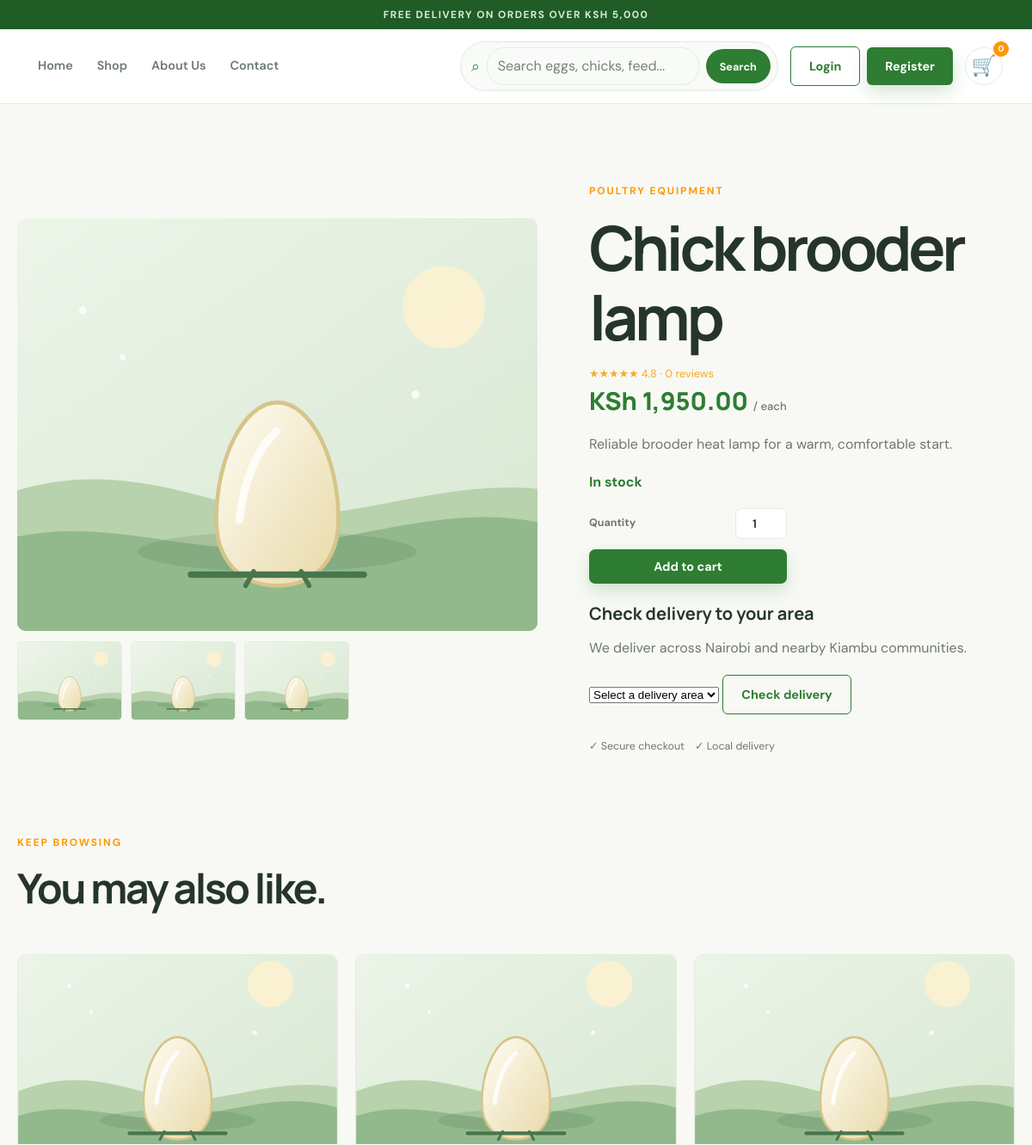
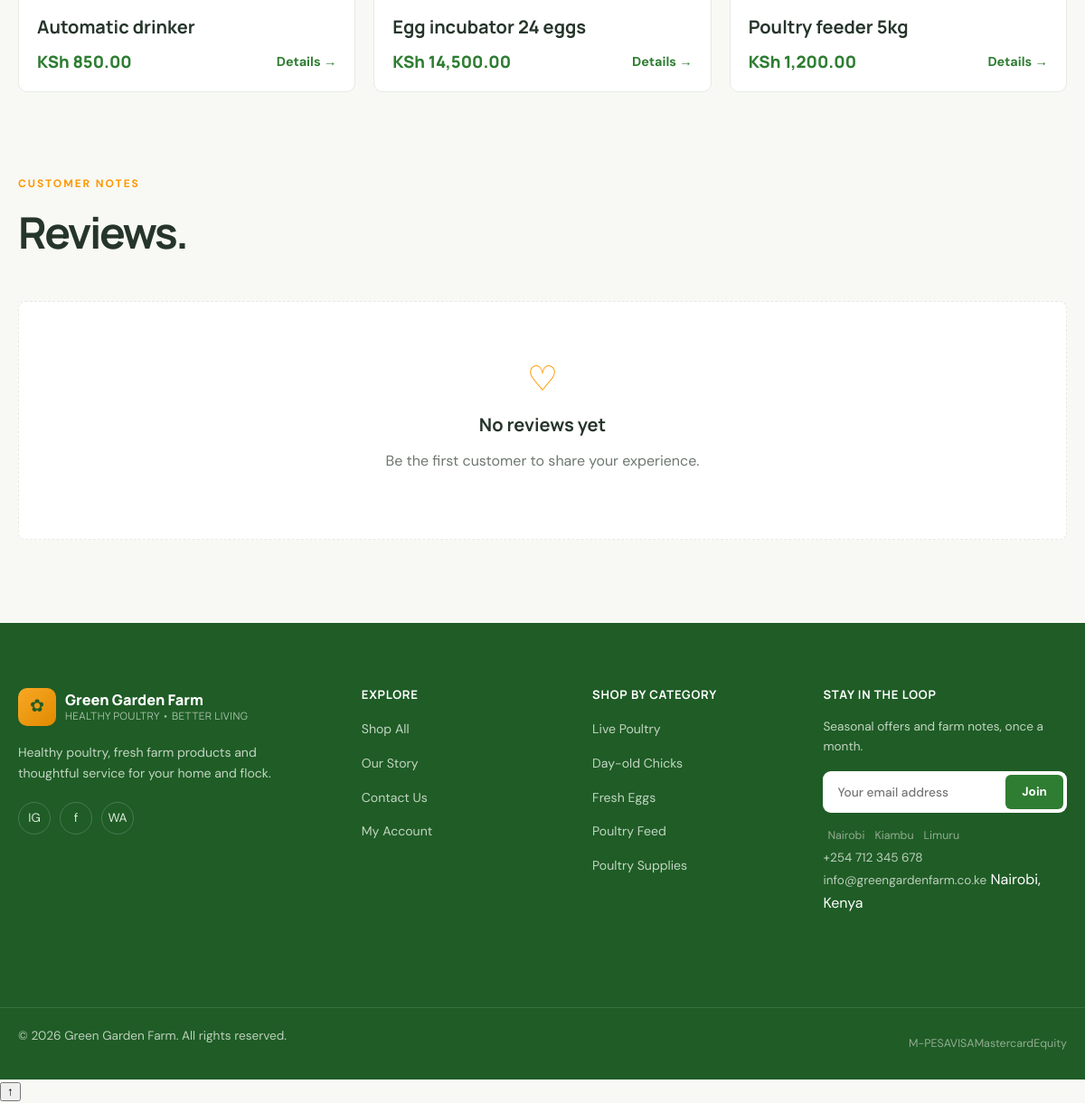
The app's page /product.php?id=19 with its own data (2 pictures, top to bottom).
### tables this page shows
CREATE TABLE products (id INT UNSIGNED AUTO_INCREMENT PRIMARY KEY, category_id INT UNSIGNED NOT NULL, name VARCHAR(140) NOT NULL, slug VARCHAR(160) NOT NULL UNIQUE, description TEXT NOT NULL, price DECIMAL(10,2) NOT NULL, stock INT NOT NULL DEFAULT 0, unit VARCHAR(40) NOT NULL DEFAULT 'pack', image VARCHAR(255), rating DECIMAL(2,1) NOT NULL DEFAULT 5.0, featured TINYINT(1) NOT NULL DEFAULT 0, batch_tracking TINYINT(1) NOT NULL DEFAULT 0, vaccinated TINYINT(1) NOT NULL DEFAULT 0, farm_fresh_daily TINYINT(1) NOT NULL DEFAULT 0, quality_assured TINYINT(1) NOT NULL DEFAULT 0, created_at TIMESTAMP DEFAULT CURRENT_TIMESTAMP, FOREIGN KEY (category_id) REFERENCES categories(id) ON DELETE RESTRICT);

CREATE TABLE categories (id INT UNSIGNED AUTO_INCREMENT PRIMARY KEY, name VARCHAR(80) NOT NULL UNIQUE, slug VARCHAR(100) NOT NULL UNIQUE, description TEXT);

### includes/batches.php (called while the page is built, shortened)
<?php
function product_available_stock(PDO $pdo, int $productId): int
{
    $statement = $pdo->prepare('SELECT stock, batch_tracking FROM products WHERE id = ?');
    $statement->execute([$productId]);
    $product = $statement->fetch();
    if (!(int) $product['batch_tracking']) {
        return max(0, (int) $product['stock']);
    }
    $statement = $pdo->prepare(
        "SELECT COALESCE(SUM(available_units), 0)
         FROM product_batches
         WHERE product_id = ? AND status = 'open'"
    );
    $statement->execute([$productId]);
    return (int) $statement->fetchColumn();
}

### config.php (called while the page is built, shortened)
<?php
function db(): PDO
{
    static $pdo;
    if (!$pdo) {
        $options = [
            PDO::ATTR_ERRMODE => PDO::ERRMODE_EXCEPTION,
            PDO::ATTR_DEFAULT_FETCH_MODE => PDO::FETCH_ASSOC,
        ];
        try {
            $pdo = new PDO(
                'mysql:host=' . DB_HOST . ';dbname=' . DB_NAME . ';charset=utf8mb4',
                DB_USER,
                DB_PASS,
                $options
            );
        } catch (PDOException $exception) {
            if ((int) $exception->errorInfo[1] !== 1049) {
                throw new RuntimeException(
                    'Unable to connect to MySQL. Check DB_HOST, DB_USER and DB_PASS in config.php.',
                    0,
                    $exception
                );
            }
            try {
                $server = new PDO('mysql:host=' . DB_HOST . ';charset=utf8mb4', DB_USER, DB_PASS, $options);
                $server->exec('CREATE DATABASE IF NOT EXISTS `' . DB_NAME . '` CHARACTER SET utf8mb4 COLLATE utf8mb4_unicode_ci');
                $pdo = new PDO(
                    'mysql:host=' . DB_HOST . ';dbname=' . DB_NAME . ';charset=utf8mb4',
                    DB_USER,
                    DB_PASS,
                    $options
                );
                $schemaPath = __DIR__ . '/database/schema.sql';
                if (is_readable($schemaPath)) {
                    $schema = file_get_contents($schemaPath);
                    $statements = preg_split('/;\s*(?:\r?\n|$)/', $schema ?: '');
                    foreach ($statements as $statement) {
                        $statement = trim($statement);
                        if ($statement !== '' && stripos($statement, 'CREATE DATABASE') !== 0 && stripos($statement, 'USE ') !== 0) {
                            $pdo->exec($statement);
                        }
                    }
                }
            } catch (PDOException $bootstrapException) {
                throw new RuntimeException(
                    'The golden_eggs database does not exist and could not be created. Import database/schema.sql in phpMyAdmin, then reload this page.',
                    0,
                    $bootstrapException
                );
            }
        }
    }
    return $pdo;
}
function e(?string $value): string
{
    return htmlspecialchars($value ?? '', ENT_QUOTES, 'UTF-8');
}
function money(float|int|string $amount): string
{
    return 'KSh ' . number_format((float) $amount, 2);
}
function stock_message(int $stock): string
{
    return 'In stock';
}
function csrf_token(): string
{
    return $_SESSION['csrf'] ??= bin2hex(random_bytes(32));
}

### includes/delivery.php (called while the page is built, shortened)
<?php
function cart_subtotal(PDO $pdo): float
{
    $cart = $_SESSION['cart'] ?? [];
    if (!$cart) {
        return 0.0;
    }
    $subtotal = 0.0;
    return $subtotal;
}

### product.php (the view, shortened to what this page needs)
<?php
require_once 'config.php';
require_once __DIR__ . '/includes/batches.php';
require_once __DIR__ . '/includes/delivery.php';
$id = filter_var($_GET['id'] ?? null, FILTER_VALIDATE_INT);
$product = null;
$related = [];
$reviews = [];
try {
    $statement = db()->prepare(
        'SELECT p.*, c.name AS category
         FROM products p
         JOIN categories c ON c.id = p.category_id
         WHERE p.id = ?'
    );
    $statement->execute([$id ?: 0]);
    $product = $statement->fetch();
    $product['stock'] = product_available_stock(db(), (int) $product['id']);
    $product['next_batch'] = (int) $product['batch_tracking']
        ? next_product_batch(db(), (int) $product['id'])
        : null;
    $statement = db()->prepare(
        'SELECT * FROM products
         WHERE category_id = ? AND id <> ?
         ORDER BY featured DESC, created_at DESC
         LIMIT 4'
    );
    $statement->execute([$product['category_id'], $id]);
    $related = $statement->fetchAll();
    $statement = db()->prepare(
        'SELECT r.*, u.full_name
         FROM reviews r
         JOIN users u ON u.id = r.user_id
         WHERE r.product_id = ?
         ORDER BY r.created_at DESC'
    );
    $statement->execute([$id]);
    $reviews = $statement->fetchAll();
} catch (Throwable $exception) {
    error_log('Product detail could not be loaded: ' . $exception->getMessage());
    flash('error', 'We could not load that product. Please try again shortly.');
    redirect('shop.php');
}
include 'includes/header.php';
$image = $product['image'] ?: 'assets/images/product-placeholder.svg';
?>
<section class="section product-detail">
    <div class="container">
        <div class="product-detail-grid">
            <div>
                <div class="gallery-main" id="gallery-main">
                    <img id="main-product-image" src="<?= e($image) ?>" alt="<?= e($product['name']) ?>" width="900" height="700">
                </div>
                <div class="gallery-thumbs">
                    <button type="button" data-gallery-image="<?= e($image) ?>">
                        <img src="<?= e($image) ?>" alt="Product image" width="120" height="90" loading="lazy">
                    </button>
                    <button type="button" data-gallery-image="https://images.unsplash.com/photo-1569288063643-5d29ad64dfb5?auto=format&fit=crop&w=1000&q=85">
                        <img src="https://images.unsplash.com/photo-1569288063643-5d29ad64dfb5?auto=format&fit=crop&w=220&q=80" alt="Farm poultry" width="120" height="90" loading="lazy">
                    </button>
                    <button type="button" data-gallery-image="https://images.unsplash.com/photo-1516467508483-a7212febe31a?auto=format&fit=crop&w=1000&q=85">
                        <img src="https://images.unsplash.com/photo-1516467508483-a7212febe31a?auto=format&fit=crop&w=220&q=80" alt="Poultry on the farm" width="120" height="90" loading="lazy">
                    </button>
                </div>
            </div>
            <div class="product-detail-copy">
                <div class="eyebrow"><?= e($product['category']) ?></div>
                <h1><?= e($product['name']) ?></h1>
                <div class="rating" aria-label="<?= e((string) $product['rating']) ?> out of 5 stars">
                    ★★★★★ <span><?= e((string) $product['rating']) ?> · <?= count($reviews) ?> reviews</span>
                </div>
                <p class="detail-price"><?= money($product['price']) ?> <small>/ <?= e($product['unit']) ?></small></p>
                <p><?= e($product['description']) ?></p>
                <?php if ($product['next_batch']): ?>
                    <div class="batch-release-card">
                        <strong>Next batch release</strong>
                        <time datetime="<?= e($product['next_batch']['hatch_date']) ?>" data-batch-countdown="<?= e($product['next_batch']['hatch_date']) ?>">
                            <?= e(date('j F Y', strtotime($product['next_batch']['hatch_date']))) ?>
                        </time>
                        <span><?= (int) $product['next_batch']['available_units'] ?> available for pre-order</span>
                    </div>
                <?php else: ?>
                    <div class="stock-message <?= $product['stock'] <= LOW_STOCK_THRESHOLD ? 'low-stock' : '' ?>">
                        <?= e(stock_message((int) $product['stock'])) ?>
                    </div>
                <?php endif; ?>
                <?php if ((int) $product['stock'] > 0): ?>
                    <div class="product-detail-purchase">
                        <label class="home-quantity-label" for="product-quantity">Quantity
                            <input class="home-quantity" id="product-quantity" type="number" min="1" max="<?= (int) $product['stock'] ?>" value="1" inputmode="numeric">
                        </label>
                        <button class="btn btn-primary home-add-cart" type="button" data-add-cart="<?= (int) $product['id'] ?>" data-csrf="<?= e(csrf_token()) ?>">Add to cart</button>
                    </div>
                    <span class="home-cart-feedback" data-cart-feedback aria-live="polite"></span>
                    <?php $deliverySubtotal = cart_subtotal(db()); $deliveryProductId = (int) $product['id']; include __DIR__ . '/includes/delivery-checker.php'; ?>
                <?php else: ?>
                    <button class="btn btn-outline" type="button" disabled>Currently unavailable</button>
                <?php endif; ?>
                <div class="trust-row"><span>✓ Secure checkout</span><span>✓ Local delivery</span></div>
            </div>
        </div>
        <?php if ($related): ?>
            <section class="section related-section">
                <div class="section-heading">
                    <div><div class="eyebrow">Keep browsing</div><h2>You may also like.</h2></div>
                </div>
                <div class="product-grid">
                    <?php foreach ($related as $item): ?>
                        <article class="product-card">
                            <a href="product.php?id=<?= (int) $item['id'] ?>">
                                <div class="product-image">
                                    <img src="<?= e($item['image'] ?: 'assets/images/product-placeholder.svg') ?>" alt="<?= e($item['name']) ?>" width="700" height="500" loading="lazy">
                                </div>
                            </a>
                            <div class="product-info">
                                <h3><a href="product.php?id=<?= (int) $item['id'] ?>"><?= e($item['name']) ?></a></h3>
                                <div class="product-meta"><span class="price"><?= money($item['price']) ?></span><a class="text-link" href="product.php?id=<?= (int) $item['id'] ?>">Details →</a></div>
                            </div>
                        </article>
                    <?php endforeach; ?>
                </div>
            </section>
        <?php endif; ?>
        <section class="review-section">
            <div class="section-heading"><div><div class="eyebrow">Customer notes</div><h2>Reviews.</h2></div></div>
            <?php if (!$reviews): ?>
                <div class="empty-state"><div class="empty-icon">♡</div><h3>No reviews yet</h3><p>Be the first customer to share your experience.</p></div>
            <?php endif; ?>
        </section>
    </div>
</section>
<?php include 'includes/footer.php'; ?>

### includes/delivery-checker.php (shortened to what this page needs)
<?php
$deliveryProductId = isset($deliveryProductId) ? (int) $deliveryProductId : 0;
?>
<section class="delivery-checker" data-delivery-checker data-subtotal="<?= e((string) ($deliverySubtotal ?? 0)) ?>"<?= $deliveryProductId ? ' data-product-id="' . $deliveryProductId . '"' : '' ?>>
    <h3>Check delivery to your area</h3>
    <p>We deliver across Nairobi and nearby Kiambu communities.</p>
    <form class="delivery-checker-form">
        <select id="delivery-area-<?= $deliveryProductId ?: 'cart' ?>" name="area" required>
            <option value="">Select a delivery area</option>
        </select>
        <button type="submit" class="btn btn-outline">Check delivery</button>
    </form>
</section>

### assets/css/style.css (style rules this page uses)
:root { --green:#2e7d32;--green-dark:#1f5c26;--gold:#f9a825;--orange:#ff9800;--ink:#26352a;--muted:#6d786f;--paper:#f8f9f5;--white:#fff;--line:#e5ebe3;--shadow:0 18px 50px rgba(32,61,39,.09) }
* { box-sizing:border-box }
html { scroll-behavior:smooth }
body { margin:0;background:var(--paper);color:var(--ink);font-family:'DM Sans',sans-serif;line-height:1.6 }
h1,h2,h3,h4 { font-family:Manrope,sans-serif;line-height:1.12;margin:0 0 16px }
h1 { font-size:clamp(2.8rem,6vw,5.8rem);letter-spacing:-.06em }
h2 { font-size:clamp(2rem,4vw,3.25rem);letter-spacing:-.05em }
h3 { font-size:1.25rem }
p { color:var(--muted);margin:0 0 18px }
a { color:inherit;text-decoration:none }
.container { width:min(1180px,calc(100% - 40px));margin:auto }
.btn { display:inline-flex;align-items:center;justify-content:center;border:0;border-radius:6px;padding:13px 21px;font:700 .9rem 'DM Sans';cursor:pointer;transition:.25s }
.btn-primary { background:var(--green);color:#fff;box-shadow:0 8px 20px rgba(46,125,50,.2) }
.btn-outline { border:1px solid var(--green);color:var(--green);background:transparent }
.section { padding:92px 0 }
.section-heading { display:flex;align-items:end;justify-content:space-between;gap:20px;margin-bottom:34px }
:root { --ink:#26352a;--green:#2e7d32 }
.product-image img { display:block;width:100%;height:100%;object-fit:cover }
.stock-message { font-weight:700;color:var(--green);margin:18px 0 }
.gallery-main { height:480px;border-radius:10px;overflow:hidden;background:#edf2eb }
.gallery-main img { width:100%;height:100%;object-fit:cover;transition:transform .4s ease }
.gallery-thumbs { display:flex;gap:10px;margin-top:12px }
.gallery-thumbs button { border:1px solid var(--line);padding:0;background:#fff;border-radius:5px;overflow:hidden;cursor:pointer }
.gallery-thumbs img { display:block;object-fit:cover }
.product-detail-grid { display:grid;grid-template-columns:1.1fr .9fr;gap:60px;align-items:center }
.detail-price { font:800 1.8rem Manrope;color:var(--green) }
.trust-row { display:flex;flex-wrap:wrap;gap:12px;margin-top:28px;color:var(--muted);font-size:.78rem }
.empty-state { text-align:center;background:#fff;border:1px dashed var(--line);padding:55px 20px;border-radius:8px }
.empty-icon { font-size:2.4rem;color:var(--orange);margin-bottom:8px }
.related-section { padding:70px 0 35px }
.eyebrow { color:var(--orange);font-size:.75rem;letter-spacing:.16em;text-transform:uppercase;font-weight:700;margin-bottom:16px }
.text-link { color:var(--green);font-weight:700;font-size:.9rem }
.categories,.product-grid,.feature-grid,.testimonial-grid,.blog-grid { display:grid;grid-template-columns:repeat(3,1fr);gap:20px }
.product-card { background:#fff;border:1px solid var(--line);border-radius:10px;overflow:hidden;transition:.3s }
.product-image { height:220px;background:#e6eee3 center/cover;position:relative }
.product-info { padding:20px }
.product-info h3 { margin-bottom:7px }
.product-meta { display:flex;justify-content:space-between;align-items:center;margin-top:14px }
.price { font:800 1.15rem Manrope;color:var(--green) }
.rating { color:var(--gold);font-size:.8rem }
.home-quantity-label { display:flex;align-items:center;gap:7px;color:var(--muted);font-size:.78rem;font-weight:700 }
.home-quantity { width:60px;height:36px;border:1px solid var(--line);border-radius:7px;background:#fff;color:var(--ink);font:600 .86rem 'DM Sans';text-align:center }
.home-add-cart { width:100%;border-radius:7px;padding:11px 16px }
.home-cart-feedback { display:block;min-height:18px;margin-top:6px;color:var(--green);font-size:.75rem }
.product-detail-purchase { display:grid;gap:12px;max-width:230px }
.product-detail-purchase .home-quantity-label { justify-content:space-between }
.product-detail-purchase .home-add-cart { width:100% }
.detail-price small { color:var(--muted);font:500 .82rem 'DM Sans',sans-serif }

### records on screen
products: category.name "POULTRY EQUIPMENT", name "Chick brooder lamp", rating "4.8", price "KSh 1,950.00", unit "each", description "Reliable brooder heat lamp for a warm, comfortable start.", stock "In stock"
products: name "Automatic drinker", price "KSh 850.00"
products: name "Egg incubator 24 eggs", price "KSh 14,500.00"
products: name "Poultry feeder 5kg", price "KSh 1,200.00"

### other values on screen
cart_count() "0"
count($reviews) "0"
